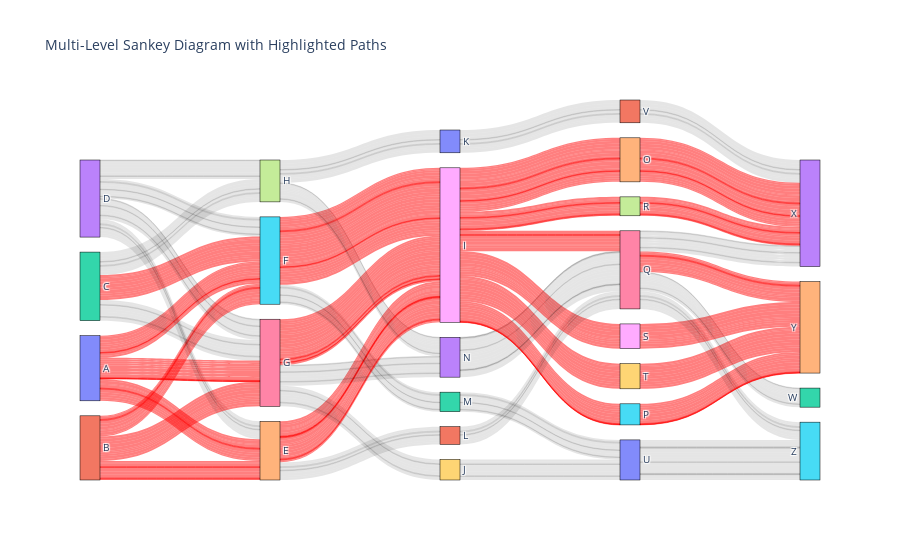

Notebook code for this chart:
### Code cell
# Load the dataset
file_path = r'C:\Users\Admin\PycharmProjects\BIDV_Task\Sankey Plot\Sankey Template Multi Level.xlsx - Data.csv'  # Replace with your file path
data = pd.read_csv(file_path)

# Function to create a mapping of each unique step to a unique integer
def create_node_mapping(data):
    unique_nodes = set()
    for col in data.columns[2:-1]:  # Exclude 'Link', 'ID', and 'Size' columns
        unique_nodes.update(data[col].unique())
    return {node: i for i, node in enumerate(sorted(unique_nodes))}

# Create the node mapping
node_mapping = create_node_mapping(data)

# Prepare source, target, and value lists for the Sankey diagram
sources = []
targets = []
values = []
colors = []  # For link colors

target_node = 'I'  # Specify your target node here
highlight_color = 'rgba(255, 0, 0, 0.5)'  # Highlight color for the paths leading to the target node
default_color = 'rgba(0, 0, 0, 0.1)'  # Default color for other paths

# Function to check if a row leads to the target
def row_leads_to_target(row, target_node):
    return target_node in row[2:-1].values  # Check if target node is in the steps

# Populate source, target, values, and colors
for _, row in data.iterrows():
    row_highlighted = row_leads_to_target(row, target_node)
    for i in range(2, len(data.columns) - 2):
        source = node_mapping[row[i]]
        target = node_mapping[row[i + 1]]
        value = row['Size']
        sources.append(source)
        targets.append(target)
        values.append(value)
        colors.append(highlight_color if row_highlighted else default_color)

# Create the Sankey diagram
fig = go.Figure(data=[go.Sankey(
    node=dict(
        pad=15,
        thickness=20,
        line=dict(color="black", width=0.5),
        label=list(node_mapping.keys())
    ),
    link=dict(
        source=sources,
        target=targets,
        value=values,
        color=colors  # Add custom colors
    )
)])

fig.update_layout(title_text="Multi-Level Sankey Diagram with Highlighted Paths", font_size=10)
fig.show()

### Figure 1 — Plotly figure (JSON) as saved in the notebook; plotly's stock layout.template omitted (floating-point values rounded to 4 significant figures; data arrays with more than 128 entries replaced by an {"elided": "..."} marker saying what was removed)
{"data": [{"link": {"color": {"elided": "520 str values"}, "source": {"elided": "520 int values"}, "target": {"elided": "520 int values"}, "value": {"elided": "520 int values"}}, "node": {"label": ["A", "B", "C", "D", "E", "F", "G", "H", "I", "J", "K", "L", "M", "N", "O", "P", "Q", "R", "S", "T", "U", "V", "W", "X", "Y", "Z"], "line": {"color": "black", "width": 0.5}, "pad": 15, "thickness": 20}, "type": "sankey"}], "layout": {"font": {"size": 10}, "title": {"text": "Multi-Level Sankey Diagram with Highlighted Paths"}}}
